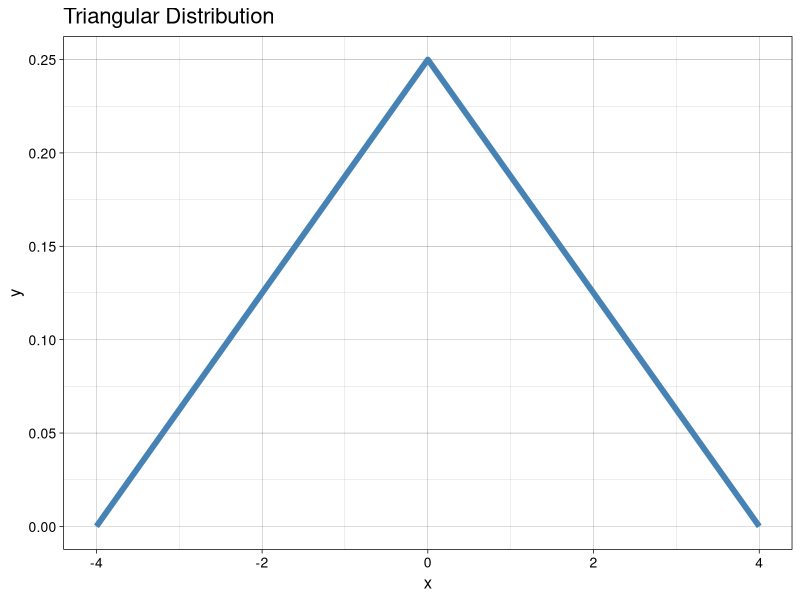
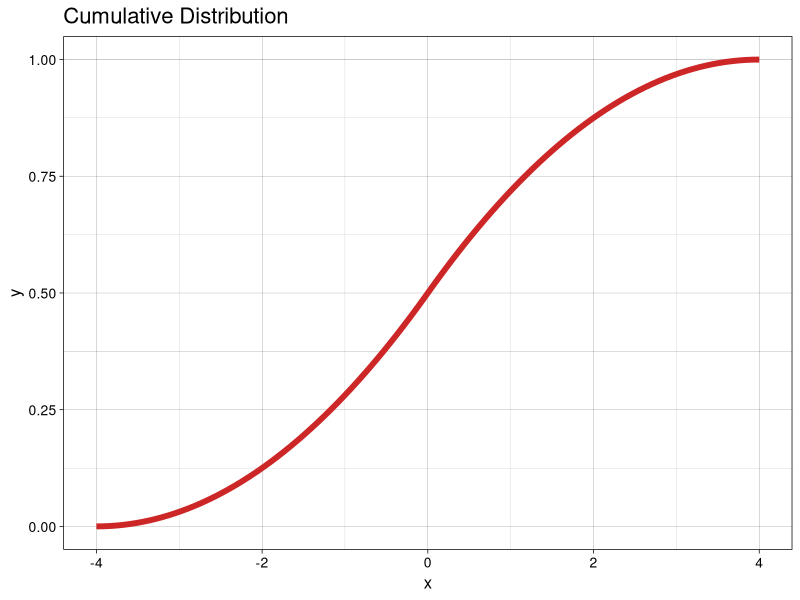
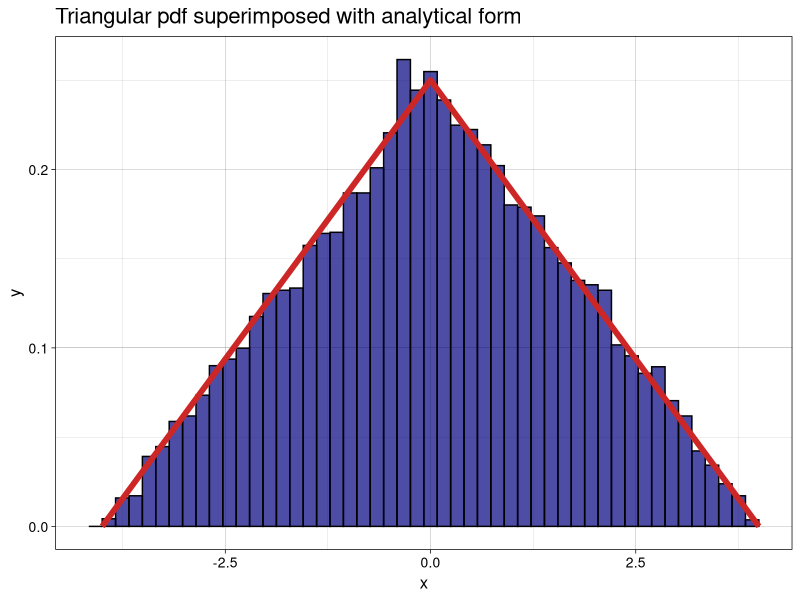
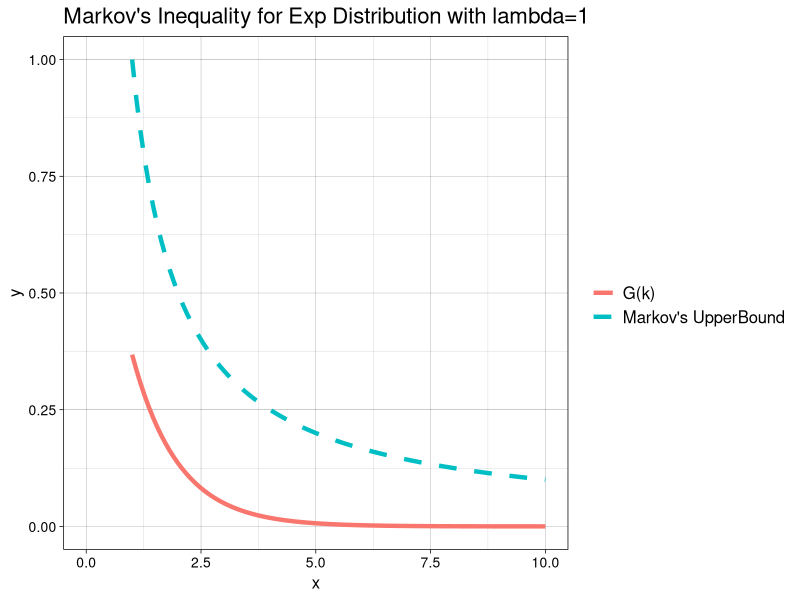
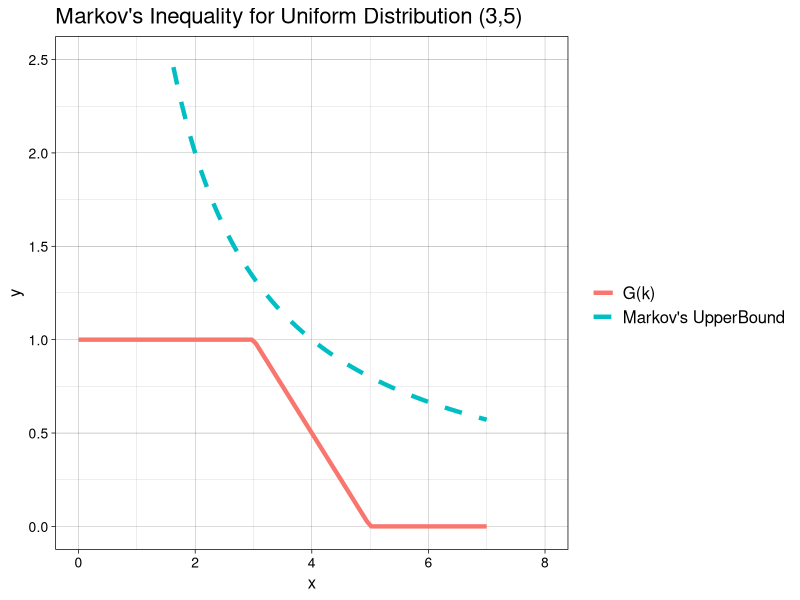
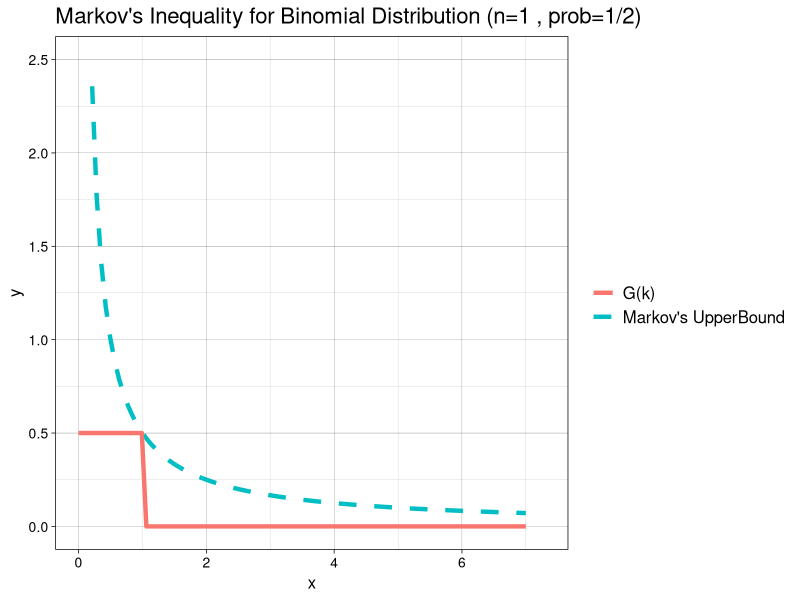
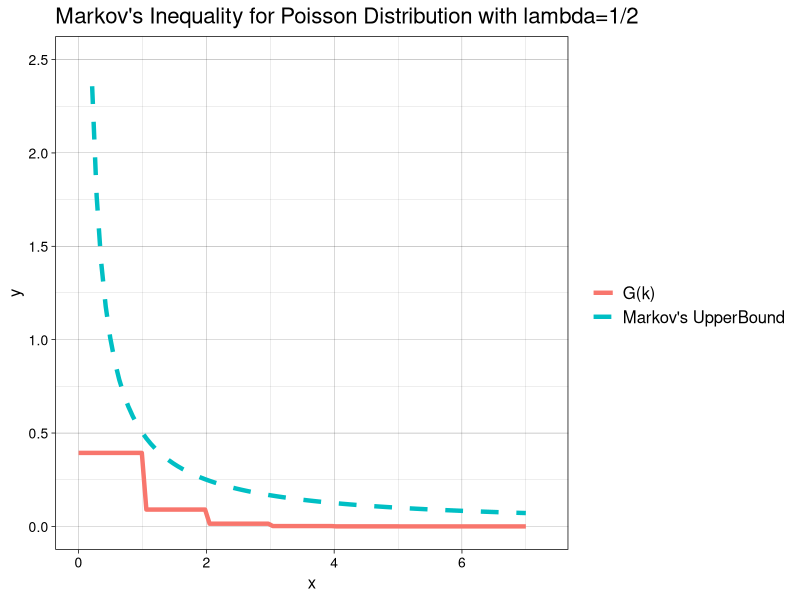
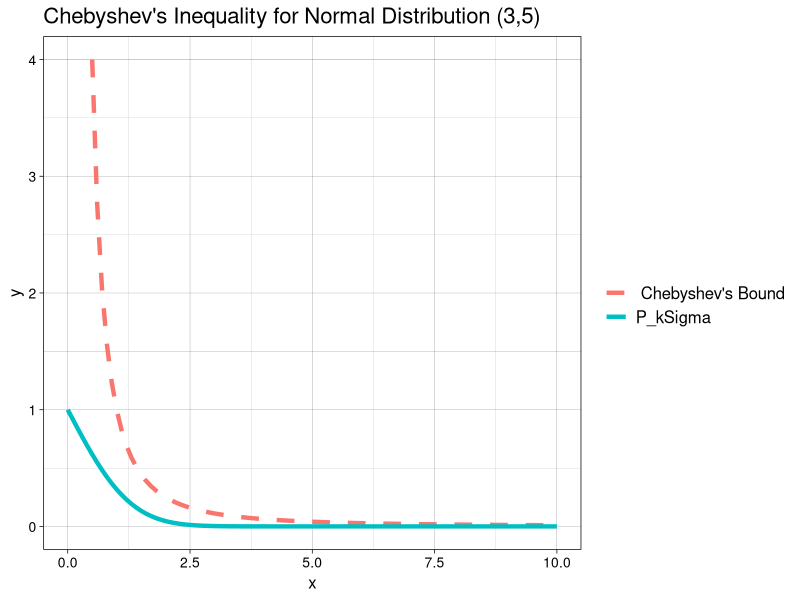

Reproduce these figures in R, in order.
## ---- chunk 1
library(ggplot2)
## ---- chunk 2

triang <- function(x,a=-3,b=3,c=0){
  ifelse((x < c & x >= a) , 2*(x-a)/((b-a)*(c-a)),
         ifelse((x <= b & x >= c) , 2*(b-x)/((b-a)*(b-c)), 0))
}

a <- -4
b <- 4

x_ax <- seq(a,b , length=103)
y_ax <- triang(x_ax , a , b)

plot <- ggplot() + theme_linedraw() + 
                  geom_line(aes(x=x_ax, y=y_ax), stat='identity', color="steelblue", lwd=2)
plot <- plot + ggtitle('Triangular Distribution') + labs(x="x", y="y") +                                                            theme(plot.title = element_text(size=16), 
                  axis.text.x = element_text(size=10), 
                  axis.text.y = element_text(size=10),
                  axis.title.x = element_text(size=12),
                  axis.title.y = element_text(size=12))
plot

#----------
#b)

cum_tr <- function(x,a,b,c){
    integral <- numeric(length(x))
    for (i in seq_along(x)){
      integral[i] <- integrate(triang, lower=a , upper = x[i], a,b)$value
    }
    return(integral)
   }

x_ax2 <- seq(a,b, length=100)
y_ax2 <- cum_tr(x_ax2, a, b, 0)
 
plot <- ggplot() + theme_linedraw() + 
                  geom_line(aes(x=x_ax2, y=y_ax2), stat='identity', color="firebrick3", lwd=2)
plot <- plot + ggtitle('Cumulative Distribution') + labs(x="x", y="y") +                                                            theme(plot.title = element_text(size=16), 
                  axis.text.x = element_text(size=10), 
                  axis.text.y = element_text(size=10),
                  axis.title.x = element_text(size=12),
                  axis.title.y = element_text(size=12))
plot

inverse <- function(y, a,b,c){
  uniroot(function(x){ cum_tr(x,a,b,c) - y }, lower=-4 , upper=4)$root
}

# Quantile function
q_triang <- function(y, a,b,c, lower.value=-4, upper.value=4){
  output <- numeric(length(y))
  
  for (i in seq_along(y)){
    if (y[i]==1) output[i] <- upper.value      
    else if (y[i]==0) output[i] <- lower.value
    else output[i] <- inverse(y[i],a,b,c)
  }
  return(output)
}


rand_tr <- function(n, a, b, c){
  return(q_triang(runif(n), a,b,c))
}


pdf <- rand_tr(10^4, a, b, 0)

plot <- ggplot() + theme_linedraw() + 
                  geom_histogram(aes(x=pdf, y=..density..), fill='navy', alpha=0.7, bins = 50, color='black') +
                  geom_line(aes(x=x_ax, y=y_ax), stat='identity', color="firebrick3", lwd=2)
plot <- plot + ggtitle('Triangular pdf superimposed with analytical form') + labs(x="x", y="y") +                                   theme(plot.title = element_text(size=16), 
                  axis.text.x = element_text(size=10), 
                  axis.text.y = element_text(size=10),
                  axis.title.x = element_text(size=12),
                  axis.title.y = element_text(size=12))
plot
  
  
## ---- chunk 3

G <- function(cdf){
  return (1 - cdf)
}

markov_ub <- function(k, expec_val){
  return(expec_val/k)
}

pl_funct <- function(k_val , cdf , expec_val, pl_title="Markov's Inequality", xlab='x'){

   ggplot() + theme_linedraw() + 
       geom_line(aes(x=k_val, y=markov_ub(k,expec_val), color='Markov\'s UpperBound'), linetype="dashed", lwd=1.5) +
       geom_line(aes(x=k_val, y=G(cdf), color="G(k)"), lwd=1.5) +
     labs(color='') +  theme(legend.text=element_text(size=12)) +
        ggtitle(pl_title)+ labs( x=xlab, y="y") +  
             theme(plot.title = element_text(size=16), 
                  axis.text.x = element_text(size=10), 
                  axis.text.y = element_text(size=10),
                  axis.title.x = element_text(size=12),
                  axis.title.y = element_text(size=12))
}


k <- seq(1, 10, length = 100)
pl_funct(k, cdf=pexp(k, 1),expec_val=1, pl_title="Markov's Inequality for Exp Distribution with lambda=1")   + xlim(0,10)

k<- seq(0,7, length=100)
pl_funct(k, cdf=punif(k, 3,5),expec_val=(3+5)/2, pl_title="Markov's Inequality for Uniform Distribution (3,5)") + xlim(0,8) + ylim(0,2.5)

k<- seq(0,7, length=100)
pl_funct(k, cdf=pbinom(k , 1, 1/2),expec_val=1*1/2, pl_title="Markov's Inequality for Binomial Distribution (n=1 , prob=1/2)")  + xlim(0,7.3)  + ylim(0,2.5)

k<- seq(0,7, length=100)
pl_funct(k, cdf=ppois(k, 1/2),expec_val=1/2, pl_title="Markov's Inequality for Poisson Distribution with lambda=1/2") + xlim(0,7.3) + ylim(0,2.5)

## ---- chunk 4


cum_ksigma <- function(k , cdf, mu, sigma){
  return(cdf(mu - k*sigma) + 1 -cdf(mu + k*sigma))
}

cheb_ub <- function(k){
  return((1/k^2))
}




pl_funct2 <- function(x_val , cdf , mu , sigma, pl_title="Chebyshev's Inequality", xlab='x'){

   ggplot() + theme_linedraw() + 
       geom_line(aes(x=x_val, y=cheb_ub(x_val) , color=' Chebyshev\'s Bound'),  linetype="dashed" , lwd=1.5) +
       geom_line(aes(x=x_val, y=cum_ksigma(x_val,cdf,mu,sigma), color='P_kSigma'), lwd=1.5) +
        ggtitle(pl_title)+ labs( x=xlab, y="y") + labs(color='') +                                               theme(legend.text=element_text(size=12)) +
             theme(plot.title = element_text(size=16), 
                  axis.text.x = element_text(size=10), 
                  axis.text.y = element_text(size=10),
                  axis.title.x = element_text(size=12),
                  axis.title.y = element_text(size=12))
}

x_ax <- seq(0, 10, by=0.1)
mean <- 3
sigma <- 5
pl_funct2(x_ax, function(x) pnorm(x, mean=mean, sd=sigma), mu=mean, sigma=sigma, pl_title="Chebyshev's Inequality for Normal Distribution (3,5) ")  + ylim(0,4)


lambda <- 1
mean <- 1/lambda
sigma <- 1/lambda^2
pl_funct2(x_ax, function(x) pexp(x, rate=lambda) , mu=mean, sigma=sigma, pl_title="Chebyshev's Inequality for Exponential Distribution lambda=1 ")  + ylim(0,3)


minim <- 1 - sqrt(2)
maxim <- 1 + sqrt(2)
mean <- (maxim + minim ) / 2
sigma <- sqrt((maxim - minim)^2/12)
pl_funct2(x_ax, cdf= function(x) punif(x, min=minim, max=maxim) , mu=mean, sigma=sigma, pl_title="Chebyshev's Inequality for Uniform Distribution (1 − √2, 1 + √2)) ")  + ylim(-0.2,2) 

lambda <- 1/3
mean <- lambda
sigma <- sqrt(lambda)
pl_funct2(x_ax, cdf= function(x) ppois(x, lambda=lambda) , mu=mean, sigma=sigma, pl_title="Chebyshev's Inequality for Poisson Distribution (lambda = 1/3) ")  + ylim(-0.2,2) 

